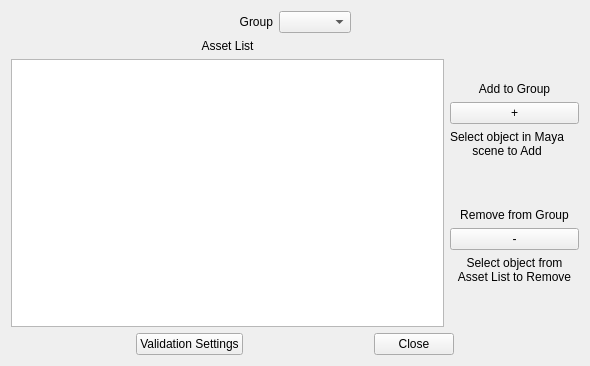
<?xml version="1.0" encoding="UTF-8"?>
<ui version="4.0">
 <class>Form</class>
 <widget class="QWidget" name="Form">
  <property name="geometry">
   <rect>
    <x>0</x>
    <y>0</y>
    <width>590</width>
    <height>366</height>
   </rect>
  </property>
  <property name="windowTitle">
   <string>Form</string>
  </property>
  <layout class="QVBoxLayout" name="verticalLayout_2">
   <item>
    <layout class="QHBoxLayout" name="horizontalLayout_2">
     <item>
      <spacer name="horizontalSpacer_3">
       <property name="orientation">
        <enum>Qt::Horizontal</enum>
       </property>
       <property name="sizeHint" stdset="0">
        <size>
         <width>40</width>
         <height>20</height>
        </size>
       </property>
      </spacer>
     </item>
     <item>
      <widget class="QLabel" name="ValidGroup">
       <property name="text">
        <string>Group</string>
       </property>
       <property name="alignment">
        <set>Qt::AlignRight|Qt::AlignTrailing|Qt::AlignVCenter</set>
       </property>
      </widget>
     </item>
     <item>
      <widget class="QComboBox" name="validation_groups_dropdown">
       <property name="sizeAdjustPolicy">
        <enum>QComboBox::AdjustToContents</enum>
       </property>
      </widget>
     </item>
     <item>
      <spacer name="horizontalSpacer_4">
       <property name="orientation">
        <enum>Qt::Horizontal</enum>
       </property>
       <property name="sizeHint" stdset="0">
        <size>
         <width>40</width>
         <height>20</height>
        </size>
       </property>
      </spacer>
     </item>
    </layout>
   </item>
   <item>
    <layout class="QHBoxLayout" name="horizontalLayout_3">
     <item>
      <layout class="QVBoxLayout" name="verticalLayout_4">
       <item>
        <widget class="QLabel" name="label_3">
         <property name="text">
          <string>Asset List</string>
         </property>
         <property name="alignment">
          <set>Qt::AlignCenter</set>
         </property>
         <property name="textInteractionFlags">
          <set>Qt::NoTextInteraction</set>
         </property>
        </widget>
       </item>
       <item>
        <widget class="QListWidget" name="asset_list"/>
       </item>
      </layout>
     </item>
     <item>
      <layout class="QVBoxLayout" name="verticalLayout_3">
       <item>
        <spacer name="verticalSpacer_2">
         <property name="orientation">
          <enum>Qt::Vertical</enum>
         </property>
         <property name="sizeHint" stdset="0">
          <size>
           <width>20</width>
           <height>40</height>
          </size>
         </property>
        </spacer>
       </item>
       <item>
        <widget class="QLabel" name="label">
         <property name="text">
          <string>Add to Group</string>
         </property>
         <property name="scaledContents">
          <bool>false</bool>
         </property>
         <property name="alignment">
          <set>Qt::AlignHCenter|Qt::AlignTop</set>
         </property>
         <property name="wordWrap">
          <bool>false</bool>
         </property>
        </widget>
       </item>
       <item>
        <widget class="QPushButton" name="btn_add_to_group">
         <property name="sizePolicy">
          <sizepolicy hsizetype="Preferred" vsizetype="Fixed">
           <horstretch>0</horstretch>
           <verstretch>0</verstretch>
          </sizepolicy>
         </property>
         <property name="layoutDirection">
          <enum>Qt::LeftToRight</enum>
         </property>
         <property name="autoFillBackground">
          <bool>false</bool>
         </property>
         <property name="text">
          <string>+</string>
         </property>
        </widget>
       </item>
       <item>
        <widget class="QLabel" name="label_4">
         <property name="sizePolicy">
          <sizepolicy hsizetype="Maximum" vsizetype="Preferred">
           <horstretch>0</horstretch>
           <verstretch>0</verstretch>
          </sizepolicy>
         </property>
         <property name="frameShape">
          <enum>QFrame::NoFrame</enum>
         </property>
         <property name="text">
          <string>Select object in Maya scene to Add</string>
         </property>
         <property name="scaledContents">
          <bool>false</bool>
         </property>
         <property name="alignment">
          <set>Qt::AlignCenter</set>
         </property>
         <property name="wordWrap">
          <bool>true</bool>
         </property>
         <property name="textInteractionFlags">
          <set>Qt::NoTextInteraction</set>
         </property>
        </widget>
       </item>
       <item>
        <spacer name="verticalSpacer">
         <property name="orientation">
          <enum>Qt::Vertical</enum>
         </property>
         <property name="sizeHint" stdset="0">
          <size>
           <width>20</width>
           <height>40</height>
          </size>
         </property>
        </spacer>
       </item>
       <item>
        <widget class="QLabel" name="label_2">
         <property name="text">
          <string>Remove from Group</string>
         </property>
         <property name="alignment">
          <set>Qt::AlignHCenter|Qt::AlignTop</set>
         </property>
        </widget>
       </item>
       <item>
        <widget class="QPushButton" name="btn_remove_from_group">
         <property name="text">
          <string>-</string>
         </property>
        </widget>
       </item>
       <item>
        <widget class="QLabel" name="label_5">
         <property name="sizePolicy">
          <sizepolicy hsizetype="Maximum" vsizetype="Preferred">
           <horstretch>0</horstretch>
           <verstretch>0</verstretch>
          </sizepolicy>
         </property>
         <property name="frameShape">
          <enum>QFrame::NoFrame</enum>
         </property>
         <property name="text">
          <string>Select object from Asset List to Remove</string>
         </property>
         <property name="alignment">
          <set>Qt::AlignCenter</set>
         </property>
         <property name="wordWrap">
          <bool>true</bool>
         </property>
         <property name="margin">
          <number>0</number>
         </property>
         <property name="textInteractionFlags">
          <set>Qt::NoTextInteraction</set>
         </property>
        </widget>
       </item>
       <item>
        <spacer name="verticalSpacer_3">
         <property name="orientation">
          <enum>Qt::Vertical</enum>
         </property>
         <property name="sizeHint" stdset="0">
          <size>
           <width>20</width>
           <height>40</height>
          </size>
         </property>
        </spacer>
       </item>
      </layout>
     </item>
     <item>
      <layout class="QVBoxLayout" name="verticalLayout_5">
       <property name="spacing">
        <number>0</number>
       </property>
       <property name="sizeConstraint">
        <enum>QLayout::SetMaximumSize</enum>
       </property>
       <property name="leftMargin">
        <number>0</number>
       </property>
       <property name="topMargin">
        <number>0</number>
       </property>
      </layout>
     </item>
    </layout>
   </item>
   <item>
    <layout class="QVBoxLayout" name="verticalLayout">
     <item>
      <layout class="QHBoxLayout" name="horizontalLayout">
       <item>
        <spacer name="horizontalSpacer">
         <property name="orientation">
          <enum>Qt::Horizontal</enum>
         </property>
         <property name="sizeHint" stdset="0">
          <size>
           <width>40</width>
           <height>20</height>
          </size>
         </property>
        </spacer>
       </item>
       <item>
        <widget class="QPushButton" name="btn_open_settings">
         <property name="text">
          <string>Validation Settings</string>
         </property>
        </widget>
       </item>
       <item>
        <spacer name="horizontalSpacer_5">
         <property name="orientation">
          <enum>Qt::Horizontal</enum>
         </property>
         <property name="sizeHint" stdset="0">
          <size>
           <width>40</width>
           <height>20</height>
          </size>
         </property>
        </spacer>
       </item>
       <item>
        <widget class="QPushButton" name="btn_close">
         <property name="text">
          <string>Close</string>
         </property>
        </widget>
       </item>
       <item>
        <spacer name="horizontalSpacer_2">
         <property name="orientation">
          <enum>Qt::Horizontal</enum>
         </property>
         <property name="sizeHint" stdset="0">
          <size>
           <width>40</width>
           <height>20</height>
          </size>
         </property>
        </spacer>
       </item>
      </layout>
     </item>
    </layout>
   </item>
  </layout>
 </widget>
 <resources/>
 <connections/>
</ui>
